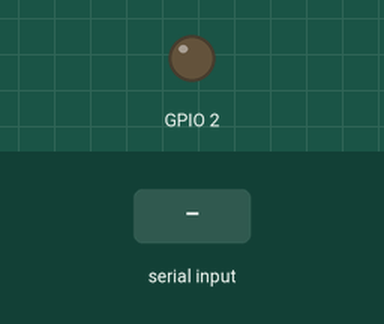
Bench run of a sketch on a simulated ESP8266 (NodeMCU). Parts: output pins drawn as LEDs (lit = HIGH). The test bench sets the inputs (shaded band). WiFi joins after 1.5 s; servers stay silent unless stated; what the sketch prints to the serial monitor is not drawn.

Above: at 3.0 s.
3.1 s: "1" received over the second serial link
At 6.6 s:
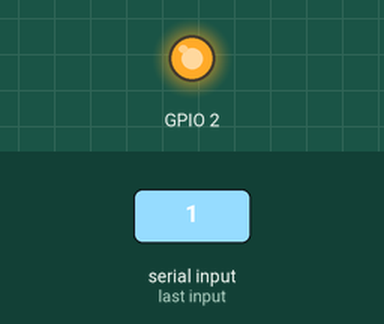
Timing chart, 0 to 11.6 s (numbered marks = the images above; inputs shaded):
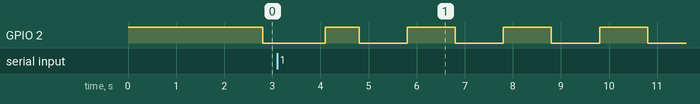

The sketch:

NodeMCU.ino
```cpp
#include <SoftwareSerial.h>
#include <ArduinoJson.h>
#include <ESP8266WiFi.h>
#include <BlynkSimpleEsp8266.h>
#define RX 5
#define TX 4
char auth[] = "vqG8C20BVyViU7XxZrTvXWRBLvc5dEBA";
char ssid[] = "Mon L1";
char pass[] = "746997643";
float t, h;
BlynkTimer timer;
WidgetLED led1(V0);
SoftwareSerial mySerial(RX, TX);
String bufferData = "";

void setup() {
  Serial.begin(9600);
  mySerial.begin(9600);
  pinMode(2,OUTPUT);
  digitalWrite(2,HIGH);
  Blynk.begin(auth, ssid, pass);
  timer.setInterval(1000L,updateBlynk);
}
void loop() {
  timer.run();
  Blynk.run();
  if(mySerial.available()){
    while (mySerial.available()>0){
      bufferData = mySerial.readString();
    }
    if(bufferData.length()>0){
      Serial.println(bufferData);
      DynamicJsonDocument doc(200);
      deserializeJson(doc, bufferData);
      JsonObject obj = doc.as<JsonObject>();
      t = obj["t"].as<float>();
      h = obj["h"].as<float>();
      Serial.print("Nhiệt độ: ");Serial.println(t);
      Serial.print("Độ ẩm: ");Serial.println(h);
      bufferData="";
    }
  }
}
void updateBlynk(){
  if(Blynk.connected()){
    if (led1.getValue()) {
      led1.off();
      digitalWrite(2,HIGH);
    } else {
      led1.on();
      digitalWrite(2,LOW);
    }
    if(t!=0&&h!=0){
      Blynk.virtualWrite(V1, t);
      Blynk.virtualWrite(V2, h);
    }
  }else{
    digitalWrite(2,HIGH);
  }
}
```

Measured:
- by itself, GPIO 2: repeats every 2.0 s: LOW 1.0 s, HIGH 1.0 s
